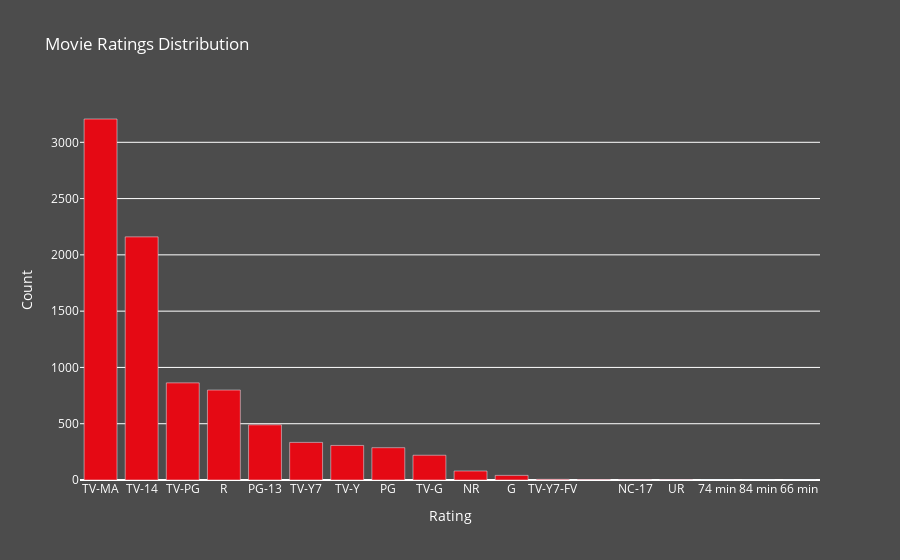

The cell this chart's notebook holds for it:
### Code cell
ratings       = list(netflix_data['rating'].value_counts().index)
rating_counts = list(netflix_data['rating'].value_counts().values)

fig = go.Figure(data=[go.Bar(
    x=ratings,
    y=rating_counts,
    marker_color='#E50914'
)])

fig.update_layout(
    title='Movie Ratings Distribution',
    xaxis_title='Rating',
    yaxis_title='Count',
    plot_bgcolor='rgba(0, 0, 0, 0)',
    paper_bgcolor='rgba(0, 0, 0, 0.7)',
    font=dict(
        color='white'
    )
)

fig.show()

### Figure 1 — Plotly figure (JSON) as saved in the notebook; plotly's stock layout.template omitted (floating-point values rounded to 4 significant figures)
{"data": [{"marker": {"color": "#E50914"}, "type": "bar", "x": ["TV-MA", "TV-14", "TV-PG", "R", "PG-13", "TV-Y7", "TV-Y", "PG", "TV-G", "NR", "G", "TV-Y7-FV", "", "NC-17", "UR", "74 min", "84 min", "66 min"], "y": [3207, 2160, 863, 799, 490, 334, 307, 287, 220, 80, 41, 6, 4, 3, 3, 1, 1, 1]}], "layout": {"autosize": true, "font": {"color": "white"}, "paper_bgcolor": "rgba(0, 0, 0, 0.7)", "plot_bgcolor": "rgba(0, 0, 0, 0)", "title": {"text": "Movie Ratings Distribution"}, "xaxis": {"autorange": true, "range": [-0.5, 17.5], "title": {"text": "Rating"}, "type": "category"}, "yaxis": {"autorange": true, "range": [0, 3376.0], "title": {"text": "Count"}, "type": "linear"}}}
